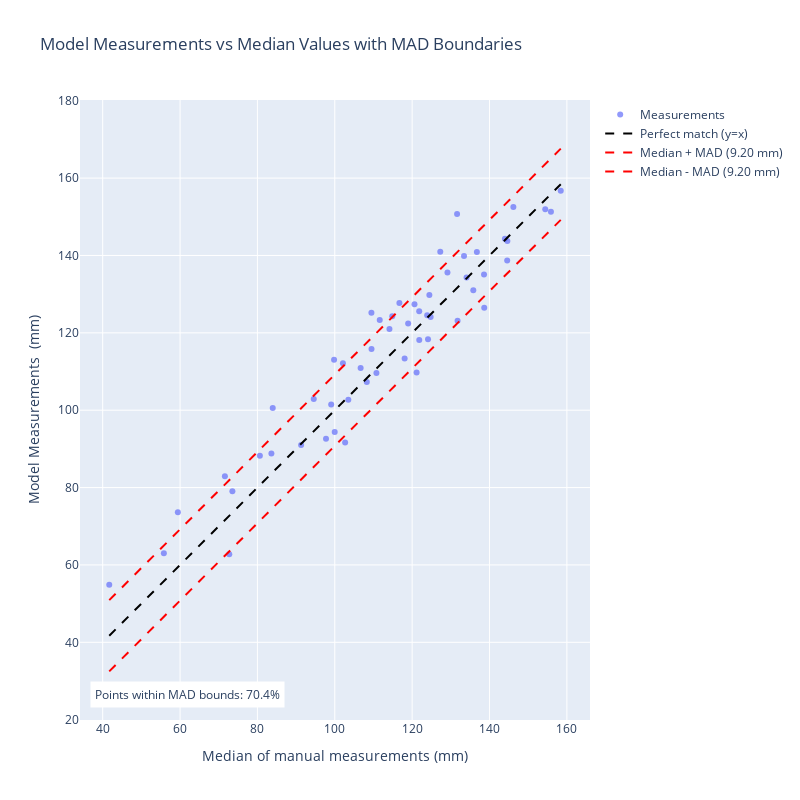

Source (notebook cell):
### Code cell
import plotly.graph_objects as go
import numpy as np

# Get min and max for diagonal lines
min_val = min(df['mean_all'].min(), df['length_Length_fov(mm)'].min())
max_val = max(df['mean_all'].max(), df['length_Length_fov(mm)'].max())
x = np.linspace(min_val, max_val, 100)

#std
median_mad = df['std_all'].mean()

# Create scatter plot
scatter = go.Scatter(
    x=df['mean_all'],
    y=df['length_Length_fov(mm)'],
    mode='markers',
    name='Measurements',
    text=df.apply(lambda row: f"Image: {row['meas_image_name']}<br>Prawn ID: {row['meas_prawn_id']}", axis=1),
    hoverinfo='text+x+y',
    marker=dict(opacity=0.7)
)

# Create diagonal lines
diag = go.Scatter(x=x, y=x, mode='lines', name='Perfect match (y=x)', 
                 line=dict(color='black', dash='dash'))
upper = go.Scatter(x=x, y=x + median_mad, mode='lines', 
                  name=f'Median + MAD ({median_mad:.2f} mm)',
                  line=dict(color='red', dash='dash'))
lower = go.Scatter(x=x, y=x - median_mad, mode='lines',
                  name=f'Median - MAD ({median_mad:.2f} mm)', 
                  line=dict(color='red', dash='dash'))

# Calculate percentage within bounds
within_bounds = ((df['length_Length_fov(mm)'] <= df['mean_all'] + median_mad) & 
                 (df['length_Length_fov(mm)'] >= df['mean_all'] - median_mad)).mean() * 100

# Create layout
layout = go.Layout(
    title='Model Measurements vs Median Values with MAD Boundaries',
    xaxis_title='Median of manual measurements (mm)',
    yaxis_title='Model Measurements  (mm)',
    showlegend=True,
    annotations=[
        dict(
            x=0.02,
            y=0.02,
            xref="paper",
            yref="paper",
            text=f"Points within MAD bounds: {within_bounds:.1f}%",
            showarrow=False,
            bgcolor="white",
            borderpad=4
        )
    ],
    width=800,
    height=800
)

# Create figure and add traces
fig = go.Figure(data=[scatter, diag, upper, lower], layout=layout)

# Update layout for equal aspect ratio
fig.update_layout(
    yaxis=dict(
        scaleanchor="x",
        scaleratio=1
    )
)

fig.show()

### Figure 1 — Plotly figure (JSON) as saved in the notebook; plotly's stock layout.template omitted (floating-point values rounded to 4 significant figures)
{"data": [{"hoverinfo": "text+x+y", "marker": {"opacity": 0.7}, "mode": "markers", "name": "Measurements", "text": ["Image: undistorted_GX010067_33_625.jpg_gamma_obj3_cropped0.0593677_0.723095<br>Prawn ID: 1.jpg", "Image: undistorted_GX010067_33_625.jpg_gamma_obj2_cropped0.730074_0.668993<br>Prawn ID: 1.jpg", "Image: undistorted_GX010067_33_625.jpg_gamma_obj1_cropped0.272177_0.696292<br>Prawn ID: 1.jpg", "Image: undistorted_GX010068_26_666.jpg_gamma_obj2_cropped0.644743_0.8728269999999999<br>Prawn ID: 1.jpg", "Image: undistorted_GX010068_26_666.jpg_gamma_obj1_cropped0.540877_0.669256<br>Prawn ID: 1.jpg", "Image: undistorted_GX010068_27_795.jpg_gamma_obj1_cropped0.552035_0.17379999999999998<br>Prawn ID: 1.jpg", "Image: undistorted_GX010069_19_191.jpg_gamma_obj2_cropped0.680402_0.8831689999999999<br>Prawn ID: 1.jpg", "Image: undistorted_GX010071_22_444.jpg_gamma_obj1_cropped0.157858_0.757993<br>Prawn ID: 1.jpg", "Image: undistorted_GX010073_42_695.jpg_gamma_obj1_cropped0.233215_0.16234<br>Prawn ID: 1.jpg", "Image: undistorted_GX010073_55_1014.jpg_gamma_obj2_cropped0.577343_0.508345<br>Prawn ID: 1.jpg", "Image: undistorted_GX010073_55_1014.jpg_gamma_obj1_cropped0.589214_0.213622<br>Prawn ID: 1.jpg", "Image: undistorted_GX010077_14_237.jpg_gamma_obj2_cropped0.369629_0.12261<br>Prawn ID: 1.jpg", "Image: undistorted_GX010080_157_2283.jpg_gamma_obj1_cropped0.318029_0.7344440000000001<br>Prawn ID: 1.jpg", "Image: undistorted_GX010080_193_2640.jpg_gamma_obj3_cropped0.970145_0.215488<br>Prawn ID: 1.jpg", "Image: undistorted_GX010080_193_2640.jpg_gamma_obj2_cropped0.610808_0.498642<br>Prawn ID: 1.jpg", "Image: undistorted_GX010080_193_2640.jpg_gamma_obj1_cropped0.641363_0.187963<br>Prawn ID: 1.jpg", "Image: undistorted_GX010080_212_2954.jpg_gamma_obj1_cropped0.715335_0.24153<br>Prawn ID: 1.jpg", "Image: undistorted_GX010080_237_3366.jpg_gamma_obj3_cropped0.734297_0.565961<br>Prawn ID: 1.jpg", "Image: undistorted_GX010080_237_3366.jpg_gamma_obj2_cropped0.536768_0.147128<br>Prawn ID: 1.jpg", "Image: undistorted_GX010080_237_3366.jpg_gamma_obj1_cropped0.786939_0.100473<br>Prawn ID: 1.jpg", "Image: undistorted_GX010080_238_3392.jpg_gamma_obj3_cropped0.267366_0.374916<br>Prawn ID: 1.jpg", "Image: undistorted_GX010080_238_3392.jpg_gamma_obj2_cropped0.769997_0.339013<br>Prawn ID: 1.jpg", "Image: undistorted_GX010080_238_3392.jpg_gamma_obj1_cropped0.473451_0.308475<br>Prawn ID: 1.jpg", "Image: undistorted_GX010082_236_3137.jpg_gamma_obj2_cropped0.05702410000000001_0.264227<br>Prawn ID: 1.jpg", "Image: undistorted_GX010082_53_796.jpg_gamma_obj1_cropped0.723353_0.425668<br>Prawn ID: 1.jpg", "Image: undistorted_GX010082_65_1070.jpg_gamma_obj2_cropped0.700407_0.878715<br>Prawn ID: 1.jpg", "Image: undistorted_GX010082_8_59.jpg_gamma_obj2_cropped0.755945_0.47075700000000004<br>Prawn ID: 1.jpg", "Image: undistorted_GX010082_8_59.jpg_gamma_obj1_cropped0.467129_0.147647<br>Prawn ID: 1.jpg", "Image: undistorted_GX010084_130_1748.jpg_gamma_obj2_cropped0.357819_0.4446010000000001<br>Prawn ID: 1.jpg", "Image: undistorted_GX010084_30_344.jpg_gamma_obj4_cropped0.361298_0.7201640000000001<br>Prawn ID: 1.jpg", "Image: undistorted_GX010084_30_344.jpg_gamma_obj2_cropped0.207125_0.521242<br>Prawn ID: 1.jpg", "Image: undistorted_GX010084_30_344.jpg_gamma_obj1_cropped0.810401_0.21446000000000004<br>Prawn ID: 1.jpg", "Image: undistorted_GX010085_261_3610.jpg_gamma_obj2_cropped0.652377_0.435178<br>Prawn ID: 1.jpg", "Image: undistorted_GX010088_209_2904.jpg_gamma_obj1_cropped0.706544_0.162394<br>Prawn ID: 1.jpg", "Image: undistorted_GX010088_262_3712.jpg_gamma_obj2_cropped0.0832966_0.156131<br>Prawn ID: 1.jpg", "Image: undistorted_GX010088_327_4364.jpg_gamma_obj2_cropped0.0898486_0.872778<br>Prawn ID: 1.jpg", "Image: undistorted_GX010088_327_4364.jpg_gamma_obj1_cropped0.10054299999999998_0.59776<br>Prawn ID: 1.jpg", "Image: undistorted_GX010089_11_236.jpg_gamma_obj3_cropped0.651187_0.840038<br>Prawn ID: 1.jpg", "Image: undistorted_GX010089_11_236.jpg_gamma_obj2_cropped0.49302100000000004_0.456011<br>Prawn ID: 1.jpg", "Image: undistorted_GX010089_11_236.jpg_gamma_obj1_cropped0.856459_0.40323700000000007<br>Prawn ID: 1.jpg", "Image: undistorted_GX010091_5_149.jpg_gamma_obj4_cropped0.465435_0.828935<br>Prawn ID: 1.jpg", "Image: undistorted_GX010091_5_149.jpg_gamma_obj2_cropped0.107193_0.133569<br>Prawn ID: 1.jpg", "Image: undistorted_GX010091_5_149.jpg_gamma_obj1_cropped0.48227499999999995_0.498148<br>Prawn ID: 1.jpg", "Image: undistorted_GX010094_9_129.jpg_gamma_obj1_cropped0.409259_0.942629<br>Prawn ID: 1.jpg", "Image: undistorted_GX010097_105_1651.jpg_gamma_obj2_cropped0.696019_0.307528<br>Prawn ID: 1.jpg", "Image: undistorted_GX010097_32_528.jpg_gamma_obj2_cropped0.8317550000000001_0.863504<br>Prawn ID: 1.jpg", "Image: undistorted_GX010097_32_528.jpg_gamma_obj1_cropped0.661415_0.316431<br>Prawn ID: 1.jpg", "Image: undistorted_GX010097_60_1080.jpg_gamma_obj3_cropped0.284325_0.637667<br>Prawn ID: 1.jpg", "Image: undistorted_GX010097_60_1080.jpg_gamma_obj2_cropped0.496912_0.391393<br>Prawn ID: 1.jpg", "Image: undistorted_GX010097_60_1080.jpg_gamma_obj1_cropped0.359558_0.734083<br>Prawn ID: 1.jpg", "Image: undistorted_GX010102_9_165.jpg_gamma_obj2_cropped0.4502630000000001_0.499096<br>Prawn ID: 1.jpg", "Image: undistorted_GX010102_9_165.jpg_gamma_obj1_cropped0.448036_0.216305<br>Prawn ID: 1.jpg", "Image: undistorted_GX010105_28_816.jpg_gamma_obj1_cropped0.647012_0.216644<br>Prawn ID: 1.jpg", "Image: undistorted_GX010183_37_685.jpg_gamma_obj1_cropped0.8260990000000001_0.354157<br>Prawn ID: 1.jpg"], "type": "scatter", "x": [97.73, 103.5, 155.9, 134.1, 124.4, 144.0, 121.8, 131.7, 91.3, 109.5, 114.1, 80.63, 120.6, 124.8, 116.7, 123.9, 136.7, 158.4, 146.2, 102.1, 127.3, 106.7, 133.4, 83.61, 154.4, 129.1, 131.6, 144.6, 99.81, 135.8, 121.8, 111.6, 121.1, 110.8, 138.6, 138.6, 118.1, 55.81, 71.59, 83.96, 41.69, 72.72, 99.07, 119.0, 114.9, 108.3, 109.5, 124.1, 144.6, 99.98, 73.53, 94.56, 59.43, 102.7], "y": [92.63, 102.7, 151.3, 134.3, 129.8, 144.3, 118.2, 123.1, 90.99, 115.8, 121.0, 88.22, 127.4, 124.1, 127.7, 124.6, 140.9, 156.7, 152.5, 112.1, 141.0, 110.9, 139.9, 88.8, 151.9, 135.6, 150.7, 143.8, 113.0, 131.0, 125.6, 123.3, 109.7, 109.6, 135.1, 126.5, 113.4, 63.05, 82.92, 100.6, 54.9, 62.78, 101.5, 122.4, 124.3, 107.3, 125.2, 118.3, 138.7, 94.35, 79.05, 102.9, 73.64, 91.65]}, {"line": {"color": "black", "dash": "dash"}, "mode": "lines", "name": "Perfect match (y=x)", "type": "scatter", "x": [41.69, 42.87, 44.05, 45.23, 46.41, 47.59, 48.77, 49.95, 51.12, 52.3, 53.48, 54.66, 55.84, 57.02, 58.2, 59.38, 60.56, 61.74, 62.91, 64.09, 65.27, 66.45, 67.63, 68.81, 69.99, 71.17, 72.35, 73.53, 74.7, 75.88, 77.06, 78.24, 79.42, 80.6, 81.78, 82.96, 84.14, 85.32, 86.5, 87.67, 88.85, 90.03, 91.21, 92.39, 93.57, 94.75, 95.93, 97.11, 98.29, 99.46, 100.6, 101.8, 103.0, 104.2, 105.4, 106.5, 107.7, 108.9, 110.1, 111.3, 112.4, 113.6, 114.8, 116.0, 117.1, 118.3, 119.5, 120.7, 121.9, 123.0, 124.2, 125.4, 126.6, 127.8, 128.9, 130.1, 131.3, 132.5, 133.7, 134.8, 136.0, 137.2, 138.4, 139.6, 140.7, 141.9, 143.1, 144.3, 145.4, 146.6, 147.8, 149.0, 150.2, 151.3, 152.5, 153.7, 154.9, 156.1, 157.2, 158.4], "y": [41.69, 42.87, 44.05, 45.23, 46.41, 47.59, 48.77, 49.95, 51.12, 52.3, 53.48, 54.66, 55.84, 57.02, 58.2, 59.38, 60.56, 61.74, 62.91, 64.09, 65.27, 66.45, 67.63, 68.81, 69.99, 71.17, 72.35, 73.53, 74.7, 75.88, 77.06, 78.24, 79.42, 80.6, 81.78, 82.96, 84.14, 85.32, 86.5, 87.67, 88.85, 90.03, 91.21, 92.39, 93.57, 94.75, 95.93, 97.11, 98.29, 99.46, 100.6, 101.8, 103.0, 104.2, 105.4, 106.5, 107.7, 108.9, 110.1, 111.3, 112.4, 113.6, 114.8, 116.0, 117.1, 118.3, 119.5, 120.7, 121.9, 123.0, 124.2, 125.4, 126.6, 127.8, 128.9, 130.1, 131.3, 132.5, 133.7, 134.8, 136.0, 137.2, 138.4, 139.6, 140.7, 141.9, 143.1, 144.3, 145.4, 146.6, 147.8, 149.0, 150.2, 151.3, 152.5, 153.7, 154.9, 156.1, 157.2, 158.4]}, {"line": {"color": "red", "dash": "dash"}, "mode": "lines", "name": "Median + MAD (9.20 mm)", "type": "scatter", "x": [41.69, 42.87, 44.05, 45.23, 46.41, 47.59, 48.77, 49.95, 51.12, 52.3, 53.48, 54.66, 55.84, 57.02, 58.2, 59.38, 60.56, 61.74, 62.91, 64.09, 65.27, 66.45, 67.63, 68.81, 69.99, 71.17, 72.35, 73.53, 74.7, 75.88, 77.06, 78.24, 79.42, 80.6, 81.78, 82.96, 84.14, 85.32, 86.5, 87.67, 88.85, 90.03, 91.21, 92.39, 93.57, 94.75, 95.93, 97.11, 98.29, 99.46, 100.6, 101.8, 103.0, 104.2, 105.4, 106.5, 107.7, 108.9, 110.1, 111.3, 112.4, 113.6, 114.8, 116.0, 117.1, 118.3, 119.5, 120.7, 121.9, 123.0, 124.2, 125.4, 126.6, 127.8, 128.9, 130.1, 131.3, 132.5, 133.7, 134.8, 136.0, 137.2, 138.4, 139.6, 140.7, 141.9, 143.1, 144.3, 145.4, 146.6, 147.8, 149.0, 150.2, 151.3, 152.5, 153.7, 154.9, 156.1, 157.2, 158.4], "y": [50.89, 52.07, 53.25, 54.43, 55.61, 56.79, 57.97, 59.15, 60.33, 61.51, 62.68, 63.86, 65.04, 66.22, 67.4, 68.58, 69.76, 70.94, 72.12, 73.3, 74.47, 75.65, 76.83, 78.01, 79.19, 80.37, 81.55, 82.73, 83.91, 85.09, 86.27, 87.44, 88.62, 89.8, 90.98, 92.16, 93.34, 94.52, 95.7, 96.88, 98.06, 99.23, 100.4, 101.6, 102.8, 104.0, 105.1, 106.3, 107.5, 108.7, 109.8, 111.0, 112.2, 113.4, 114.6, 115.7, 116.9, 118.1, 119.3, 120.5, 121.6, 122.8, 124.0, 125.2, 126.4, 127.5, 128.7, 129.9, 131.1, 132.2, 133.4, 134.6, 135.8, 137.0, 138.1, 139.3, 140.5, 141.7, 142.9, 144.0, 145.2, 146.4, 147.6, 148.8, 149.9, 151.1, 152.3, 153.5, 154.6, 155.8, 157.0, 158.2, 159.4, 160.5, 161.7, 162.9, 164.1, 165.3, 166.4, 167.6]}, {"line": {"color": "red", "dash": "dash"}, "mode": "lines", "name": "Median - MAD (9.20 mm)", "type": "scatter", "x": [41.69, 42.87, 44.05, 45.23, 46.41, 47.59, 48.77, 49.95, 51.12, 52.3, 53.48, 54.66, 55.84, 57.02, 58.2, 59.38, 60.56, 61.74, 62.91, 64.09, 65.27, 66.45, 67.63, 68.81, 69.99, 71.17, 72.35, 73.53, 74.7, 75.88, 77.06, 78.24, 79.42, 80.6, 81.78, 82.96, 84.14, 85.32, 86.5, 87.67, 88.85, 90.03, 91.21, 92.39, 93.57, 94.75, 95.93, 97.11, 98.29, 99.46, 100.6, 101.8, 103.0, 104.2, 105.4, 106.5, 107.7, 108.9, 110.1, 111.3, 112.4, 113.6, 114.8, 116.0, 117.1, 118.3, 119.5, 120.7, 121.9, 123.0, 124.2, 125.4, 126.6, 127.8, 128.9, 130.1, 131.3, 132.5, 133.7, 134.8, 136.0, 137.2, 138.4, 139.6, 140.7, 141.9, 143.1, 144.3, 145.4, 146.6, 147.8, 149.0, 150.2, 151.3, 152.5, 153.7, 154.9, 156.1, 157.2, 158.4], "y": [32.49, 33.67, 34.85, 36.03, 37.21, 38.39, 39.56, 40.74, 41.92, 43.1, 44.28, 45.46, 46.64, 47.82, 49.0, 50.18, 51.35, 52.53, 53.71, 54.89, 56.07, 57.25, 58.43, 59.61, 60.79, 61.97, 63.14, 64.32, 65.5, 66.68, 67.86, 69.04, 70.22, 71.4, 72.58, 73.76, 74.93, 76.11, 77.29, 78.47, 79.65, 80.83, 82.01, 83.19, 84.37, 85.55, 86.73, 87.9, 89.08, 90.26, 91.44, 92.62, 93.8, 94.98, 96.16, 97.34, 98.52, 99.69, 100.9, 102.1, 103.2, 104.4, 105.6, 106.8, 107.9, 109.1, 110.3, 111.5, 112.7, 113.8, 115.0, 116.2, 117.4, 118.6, 119.7, 120.9, 122.1, 123.3, 124.5, 125.6, 126.8, 128.0, 129.2, 130.3, 131.5, 132.7, 133.9, 135.1, 136.2, 137.4, 138.6, 139.8, 141.0, 142.1, 143.3, 144.5, 145.7, 146.9, 148.0, 149.2]}], "layout": {"annotations": [{"bgcolor": "white", "borderpad": 4, "showarrow": false, "text": "Points within MAD bounds: 70.4%", "x": 0.02, "xref": "paper", "y": 0.02, "yref": "paper"}], "height": 800, "showlegend": true, "title": {"text": "Model Measurements vs Median Values with MAD Boundaries"}, "width": 800, "xaxis": {"title": {"text": "Median of manual measurements (mm)"}}, "yaxis": {"scaleanchor": "x", "scaleratio": 1, "title": {"text": "Model Measurements  (mm)"}}}}
